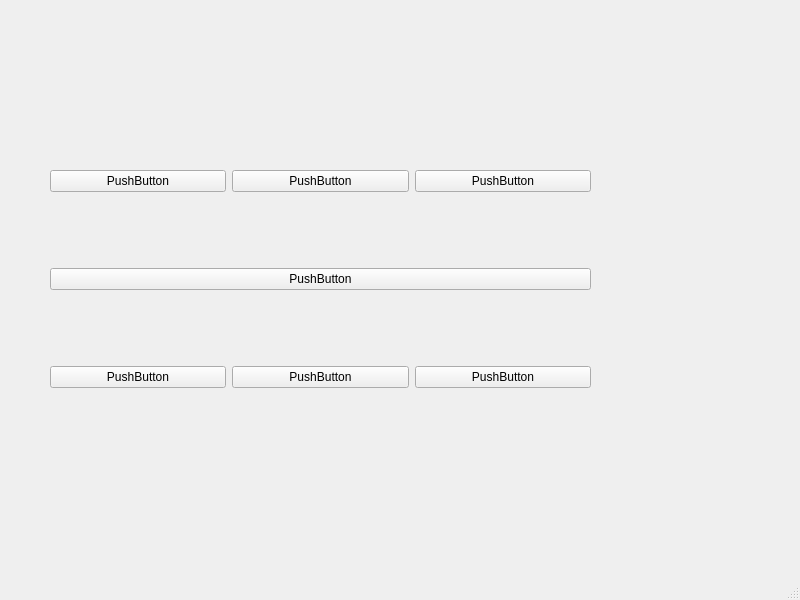
<?xml version="1.0" encoding="UTF-8"?>
<ui version="4.0">
 <class>MainWindow</class>
 <widget class="QMainWindow" name="MainWindow">
  <property name="geometry">
   <rect>
    <x>0</x>
    <y>0</y>
    <width>800</width>
    <height>600</height>
   </rect>
  </property>
  <property name="windowTitle">
   <string>MainWindow</string>
  </property>
  <widget class="QWidget" name="centralwidget">
   <widget class="QWidget" name="gridLayoutWidget">
    <property name="geometry">
     <rect>
      <x>50</x>
      <y>100</y>
      <width>541</width>
      <height>361</height>
     </rect>
    </property>
    <layout class="QGridLayout" name="gridLayout">
     <item row="0" column="1">
      <widget class="QPushButton" name="pushButton_4">
       <property name="text">
        <string>PushButton</string>
       </property>
      </widget>
     </item>
     <item row="2" column="1">
      <widget class="QPushButton" name="pushButton">
       <property name="text">
        <string>PushButton</string>
       </property>
      </widget>
     </item>
     <item row="0" column="0">
      <widget class="QPushButton" name="pushButton_3">
       <property name="text">
        <string>PushButton</string>
       </property>
      </widget>
     </item>
     <item row="2" column="0">
      <widget class="QPushButton" name="pushButton_2">
       <property name="text">
        <string>PushButton</string>
       </property>
      </widget>
     </item>
     <item row="0" column="2">
      <widget class="QPushButton" name="pushButton_6">
       <property name="text">
        <string>PushButton</string>
       </property>
      </widget>
     </item>
     <item row="2" column="2">
      <widget class="QPushButton" name="pushButton_7">
       <property name="text">
        <string>PushButton</string>
       </property>
      </widget>
     </item>
     <item row="1" column="0" colspan="3">
      <widget class="QPushButton" name="pushButton_5">
       <property name="text">
        <string>PushButton</string>
       </property>
      </widget>
     </item>
    </layout>
   </widget>
  </widget>
  <widget class="QMenuBar" name="menubar">
   <property name="geometry">
    <rect>
     <x>0</x>
     <y>0</y>
     <width>800</width>
     <height>26</height>
    </rect>
   </property>
  </widget>
  <widget class="QStatusBar" name="statusbar"/>
 </widget>
 <resources/>
 <connections/>
</ui>
